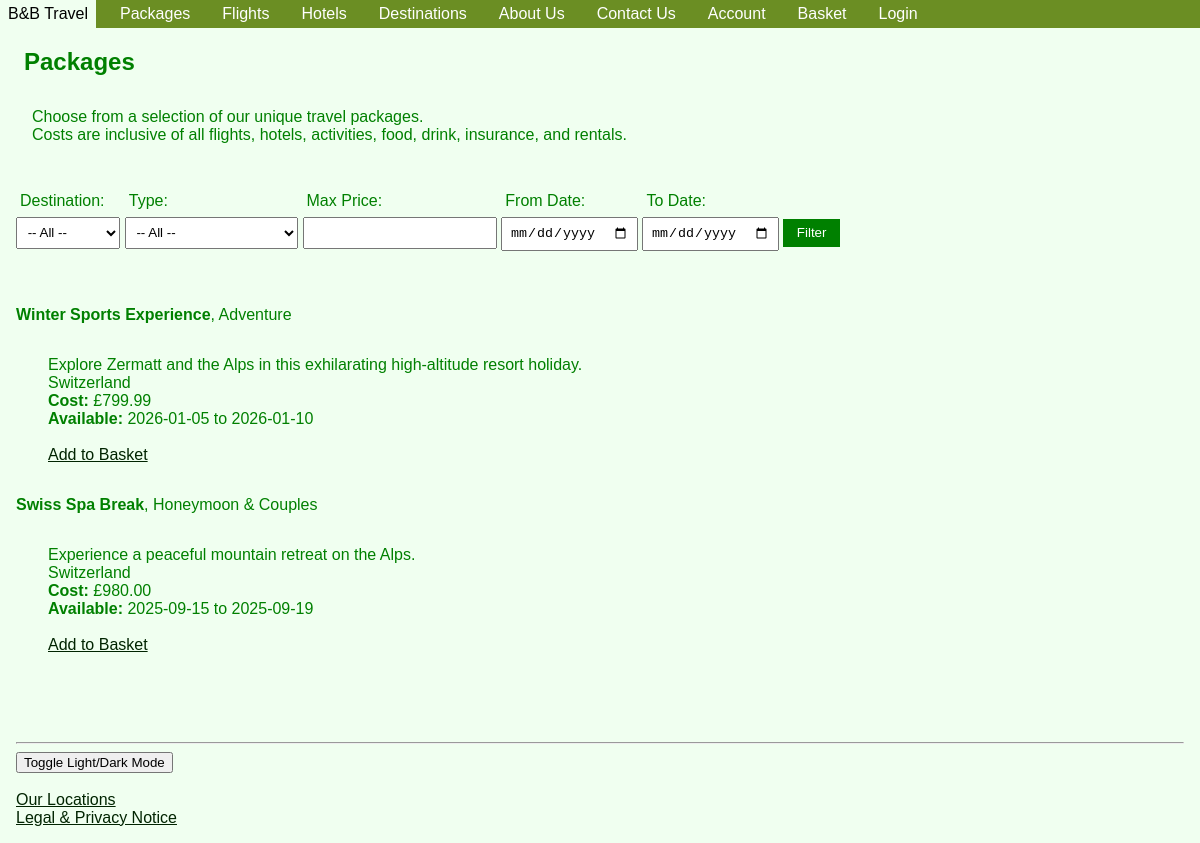
The page /webpages/offers.php?destination=Switzerland on the database its author committed.
### tables this page shows
CREATE TABLE `offers` (
  `id` int(11) NOT NULL,
  `title` varchar(255) DEFAULT NULL,
  `description` text DEFAULT NULL,
  `price` decimal(10,2) DEFAULT NULL,
  `destination` varchar(100) DEFAULT NULL,
  `type` varchar(100) DEFAULT NULL,
  `start_date` date DEFAULT NULL,
  `end_date` date DEFAULT NULL
);

### webpages/offers.php (the view, shortened to what this page needs)
<?php include 'header.php'; ?>
<h2>Packages</h2>
<p>
  Choose from a selection of our unique travel packages.
  <br>
  Costs are inclusive of all flights, hotels, activities, food, drink, insurance, and rentals.
</p>
<form method="get" action="offers.php">
<div class="formdisplay">
  <label>Destination:</label>
  <select name="destination">
    <option value="">-- All --</option>
  </select>
</div>
<div class="formdisplay">
  <label>Type:</label>
  <select name="type">
    <option value="">-- All --</option>
  </select>
</div>
<div class="formdisplay">
  <label>Max Price:</label>
  <input type="number" name="max_price" step="0.01">
</div>
<div class="formdisplay">
  <label>From Date:</label>
  <input type="date" name="start_date">
</div>
<div class="formdisplay">
  <label>To Date:</label>
  <input type="date" name="end_date">
</div>
  <button type="submit">Filter</button>
</form>
<ul>
<?php
$pdo = new PDO('mysql:host=localhost;dbname=travel_website', 'root', '');
$where = [];
$param = [];
if (!empty($_GET['destination'])) {
  $where[] = 'destination = ?';
  $param[] = $_GET['destination'];
}
$sql = "SELECT * FROM offers" . ($where ? " WHERE " . implode(" AND ", $where) : "");
$stmt = $pdo->prepare($sql);
$stmt->execute($param);
foreach ($stmt as $offer) {
  echo
  "<li><strong>{$offer['title']}</strong>, {$offer['type']}</li>
   <p>
    {$offer['description']}
    <br>
    {$offer['destination']}
    <br>
    <strong>Cost: </strong>£{$offer['price']}
    <br>
    <strong>Available: </strong> {$offer['start_date']} to
    {$offer['end_date']}
    <br><br>
    <a href='add_to_basket.php?id={$offer['id']}&type=offer'>Add to Basket</a></li><br>
   </p>";
}
?>
</ul>
<?php include 'footer.php'; ?>

### assets/css/style.css (style rules this page uses)
body { font-family: Arial, Helvetica, Tahoma, Verdana; background: #f0fff0; color: green; margin: 0; padding: 0; }
p { margin: 2em; }
li { display: flex; }
h1, h2 { color: green; padding-left: 1em; }
form { padding: 1em; }
input, textarea, select { display: block; margin: 0.5em 0; padding: 0.5em; }
ul { padding: 1em; }
a { color: #012401; }
form button { background-color: green; color: white; padding: 0.5em 1em; border: none; cursor: pointer; margin-top: 1em; }

### rows shown on the page
offers: title "Winter Sports Experience", type "Adventure", description "Explore Zermatt and the Alps in this exhilarating high-altitude resort holiday.", destination "Switzerland", price "799.99", start_date "2026-01-05", end_date "2026-01-10"
offers: title "Swiss Spa Break", type "Honeymoon & Couples", description "Experience a peaceful mountain retreat on the Alps.", destination "Switzerland", price "980.00", start_date "2025-09-15", end_date "2025-09-19"
